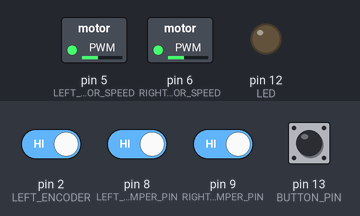
This sketch was run on a simulated Arduino Uno, built with avr-gcc and run on an emulated ATmega328P. Parts: switched loads named in the sketch (green lamp = pin HIGH), output pins drawn as LEDs (lit = HIGH). The inputs (shaded band) are chosen by the test bench; at power-on: pin 2 (LEFT_ENCODER), pin 8 (LEFT_BUMPER_PIN), pin 9 (RIGHT_BUMPER_PIN) HIGH, pin 13 (BUTTON_PIN) LOW. What the sketch prints to the serial monitor is not drawn.

Above: at 7.0 s.
7.1 s: pin 8 (LEFT_BUMPER_PIN) driven LOW and pin 9 (RIGHT_BUMPER_PIN) driven LOW
Timing chart, 0 to 10.1 s (numbered marks = the images above; inputs shaded):
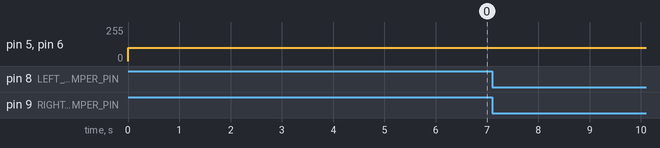

Measured:
- after the input at 7.1 s, every drawn part: stays the same

The sketch:

Module_5.ino
```cpp
#include<Servo.h>

#define LEFT_ENCODER 2
#define RIGHT_ENCODER 3

#define RIGHT_MOTOR_SPEED 6
#define RIGHT_MOTOR_DIRECTION 7
#define LEFT_MOTOR_SPEED 5
#define LEFT_MOTOR_DIRECTION 4

#define LEFT_BUMPER_PIN 8
#define RIGHT_BUMPER_PIN 9

#define FULL_SPIN 9

#define BUTTON_PIN 13

#define LED 12

int buttonValue = 0, leftBumperValue = 0, rightBumperValue = 0;
int encoderValue1 = 0, encoderValue2 = 0;
int ledLight = 0;

int turnCount = 0;

void setup() {
  pinMode(BUTTON_PIN, INPUT);
  pinMode(LEFT_BUMPER_PIN, INPUT);
  pinMode(RIGHT_BUMPER_PIN, INPUT);
  pinMode(LED, OUTPUT);
  pinMode(RIGHT_MOTOR_SPEED, OUTPUT);
  pinMode(LEFT_MOTOR_SPEED, OUTPUT);
  Serial.begin(9600);
  while (digitalRead(BUTTON_PIN));
}

void loop()
{
  setMotors(1, 1, -1);
  reactBumpers();
}

void setMotors(int Ldir, int Rdir, int rotations) {
  digitalWrite(LEFT_MOTOR_DIRECTION, Ldir);
  analogWrite(LEFT_MOTOR_SPEED,  100);
  digitalWrite(RIGHT_MOTOR_DIRECTION, Rdir);
  analogWrite(RIGHT_MOTOR_SPEED,  100);
  delay(200);
  if (rotations != -1)
    countEncoder(rotations);
}

void reactBumpers() {
  while (true) {
    delay(2000);
    leftBumperValue = digitalRead(LEFT_BUMPER_PIN);

    rightBumperValue = digitalRead(RIGHT_BUMPER_PIN);

    Serial.println(leftBumperValue);
    Serial.println(rightBumperValue);

    if (!leftBumperValue && !rightBumperValue) {
      Serial.println("Both");
      setMotors(0, 0, FULL_SPIN);
      setMotors(1, 0, FULL_SPIN);

      break;
    }
    else if (!leftBumperValue) {
      setMotors(0, 0, FULL_SPIN);
      setMotors(1, 0, FULL_SPIN/4);
      Serial.println("Left");
      break;
    }
    else if (!rightBumperValue) {
      setMotors(0, 0, FULL_SPIN);
      setMotors(0, 1, FULL_SPIN/4);
      Serial.println("Right");
      break;
    }
  }
}

void countEncoder(int rotations) {
  for (int i = 0; i < rotations; i++) {
    Serial.println(i);
    while (!digitalRead(LEFT_ENCODER));
    while (digitalRead(LEFT_ENCODER));
  }
}
```
